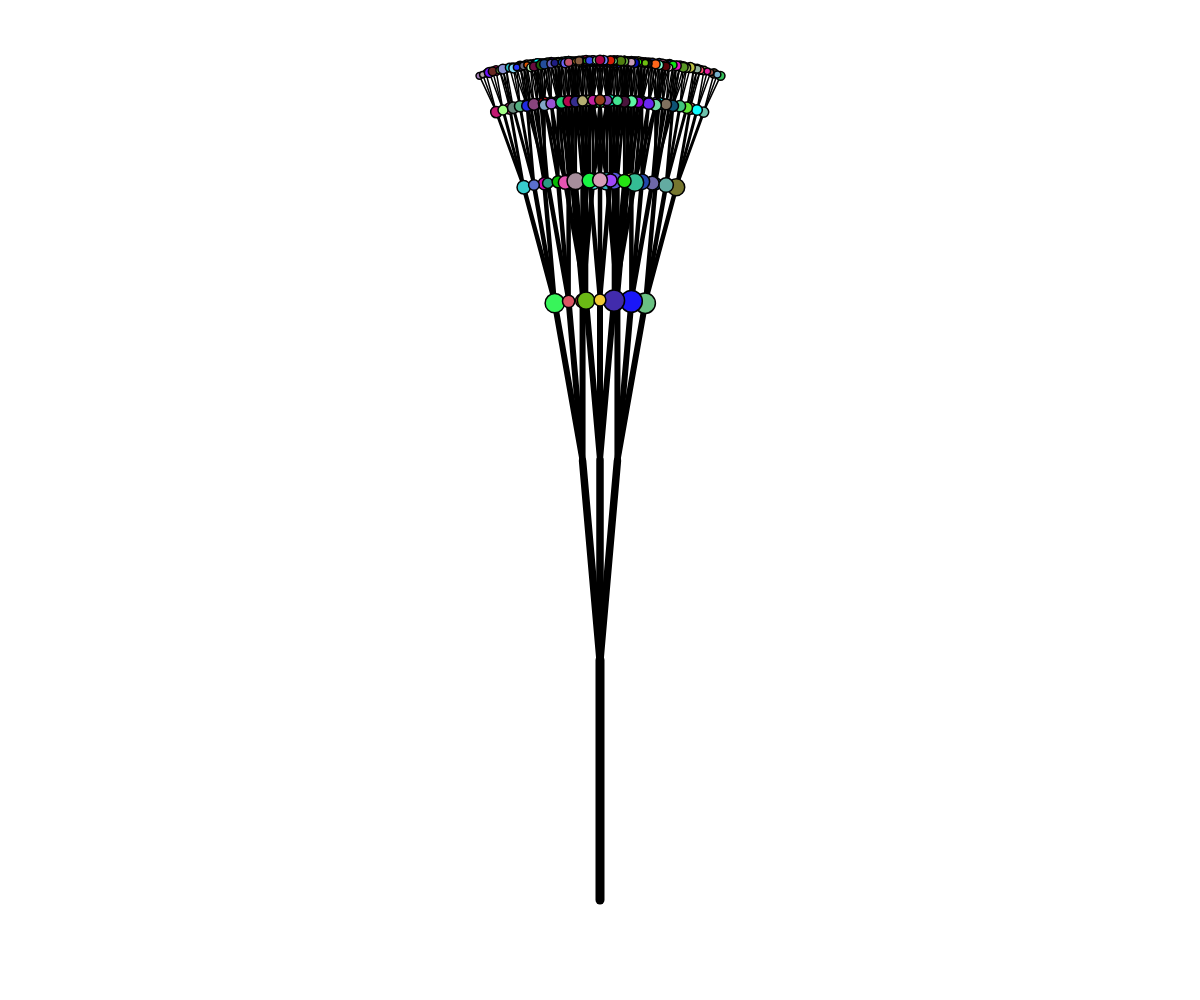
Frame 1 (no input)
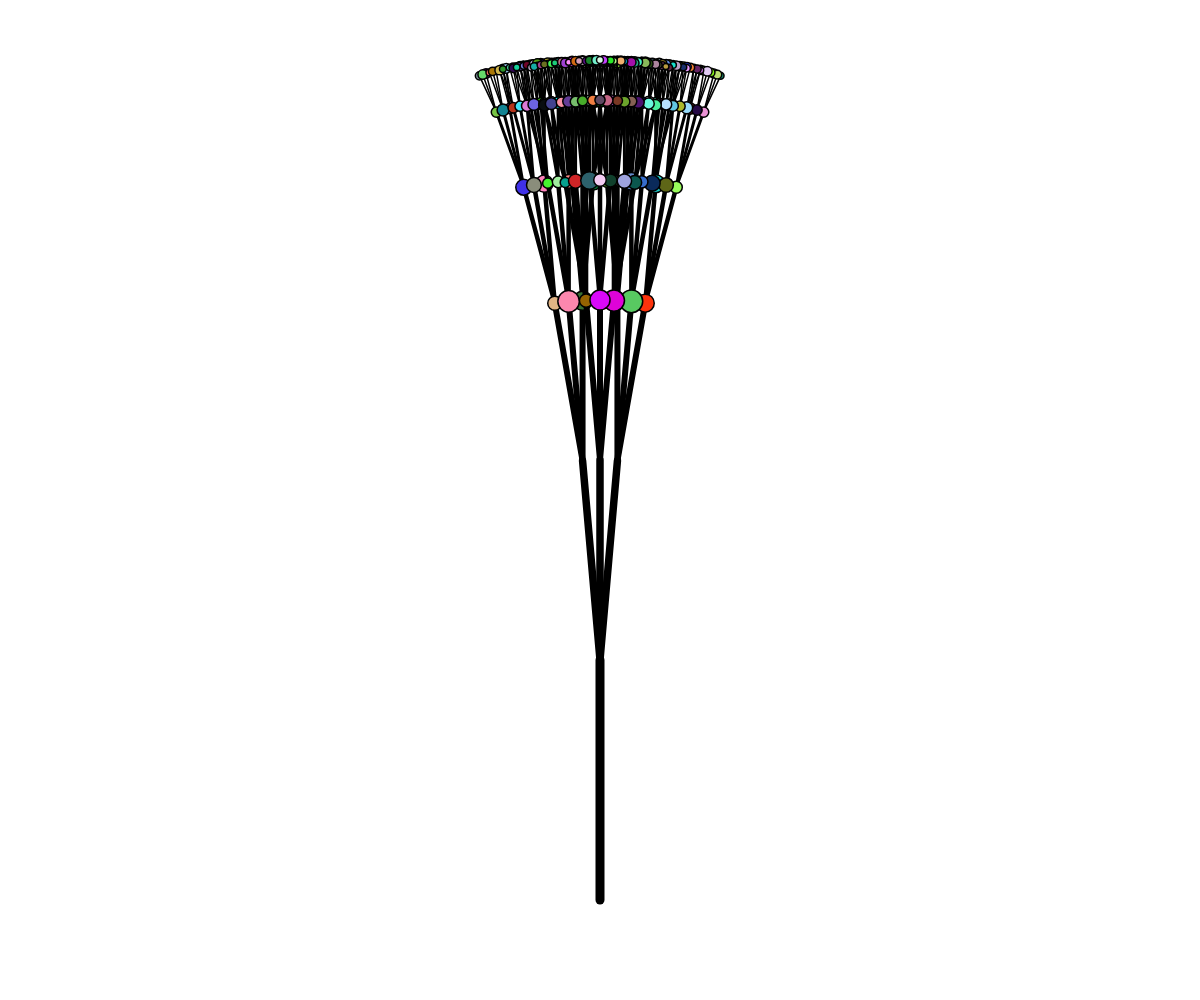
Frame 60 (no input)
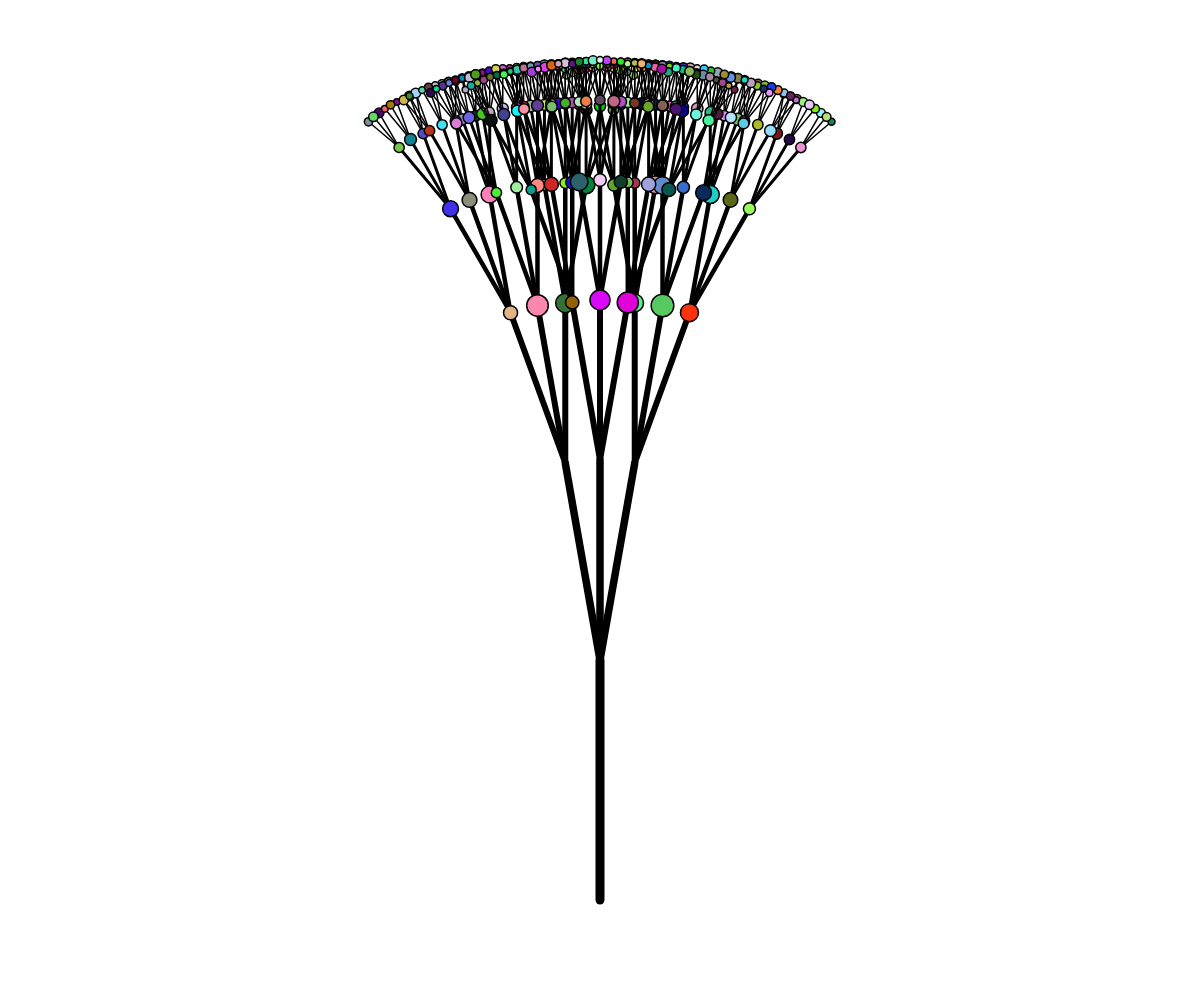
Frame 120 (the mouse pressed at the canvas centre since frame 60)

The p5.js sketch that drew these frames (run headless with seeded random() and noise() and a simulated clock; from frame 60 on, the mouse is pressed at the canvas centre):

// p5.js sketch
// ── sketch.js
// The Balloon Tree
// David Shi
// 2025/11/26
//
// Generates an tree with balloons


let scale = 40;
let leafdepth = 5;

function setup() {
  createCanvas(windowWidth, windowHeight);
  background(255);
}

function draw() {
  background(255);
  drawTree(width/2, height*0.9, 90, 6);
  randomSeed(20); // seed for fixed random colors and sizes
}

function drawLine( x1, y1, x2, y2, depth, thickness) {
  //draw a line segment connecting (x1,y1) to (x2,y2)
  strokeWeight(thickness);
  line(x1, y1, x2, y2);
}

function drawLeaf(x, y, z){ // draws the ballon
  r = random(255);
  g = random(255);
  b = random(255);

  fill(r, g, b);
  circle(x, y, z*2);

}

function drawTree(x1, y1, angle, depth) {
  if (depth > 0) {
    let x2 = x1 + cos(radians(angle))*depth*scale; //calculate endpoints of current branch
    let y2 = y1 - sin(radians(angle))*depth*scale; //using trig ratios. Get shorter based on depth
    drawLine(x1, y1, x2, y2, depth, depth*1.5);
    //for a ３-branch tree:
    let offset = map(mouseX, 0, width, 5, 15);
    drawTree(x2, y2, angle-offset, depth-1); // move based on mouse x
    drawTree(x2, y2, angle+offset, depth-1); // move based on mouse x
    drawTree(x2, y2, angle+0, depth-1);


    if (depth < leafdepth){
      drawLeaf(x2, y2, random(5, depth*3)); // draw ballons based on depth
    }

    
  }
}

function keyPressed() {
  if (key === 'x') {
    leafdepth = min(6, leafdepth +1); // press x change the depth up
  }
  else if (key === 'z') {
    leafdepth = max(1, leafdepth - 1); // press z change the depth down
  }
}
